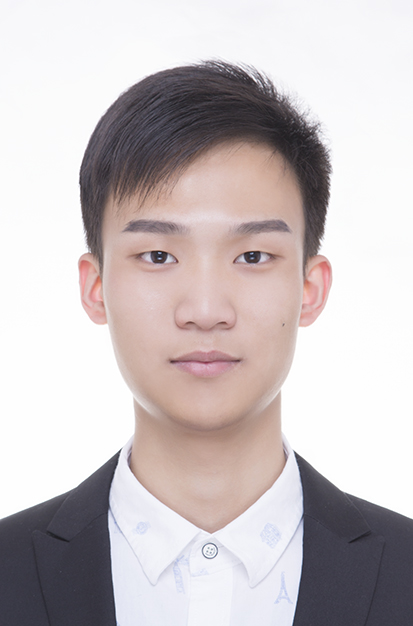
#> input picture terminal/tools/source.jpg, 413 x 626 px
$ python pixelize.py
#> lines starting #> are read from the running program, lines starting #| are printed output that depends on the picture
#!/usr/bin/env python3
"""把一张人像照片编译成像素画数据，供终端主页在前端重绘。

产出 assets/avatar.js，内含：
  luma  — 逐像素亮度（16 级，1 hex char/px），前端按主题渐变着色
  pal   — 自适应 16 色调色板
  idx   — 逐像素调色板索引（1 hex char/px）

换照片时改 SRC 和 CROP 后重跑即可。
"""
from PIL import Image, ImageEnhance, ImageFilter, ImageOps
import json, pathlib

HERE = pathlib.Path(__file__).resolve().parent.parent
SRC  = HERE / "tools" / "source.jpg"
OUT  = HERE / "assets" / "avatar.js"

NW, NH = 108, 144    # 输出网格，3:4 竖版，容得下头肩
CROP   = (0, 18, 413, 569)   # 裁剪框 left, top, right, bottom（同为 3:4）
COLORS = 16

def build():
    im = Image.open(SRC).convert("RGB").crop(CROP)
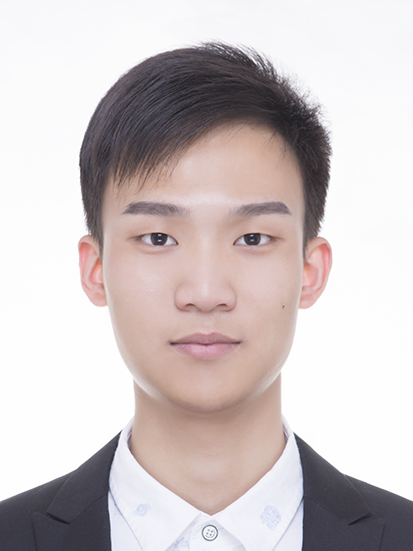
#> im: PIL image 413x551 RGB; mean R, G, B 205.6, 196.5, 196.7

    # 先在高分辨率上锐化，降采样后五官才立得住
    im = im.resize((NW * 5, NH * 5), Image.LANCZOS)
#> im: PIL image 540x720 RGB
    im = im.filter(ImageFilter.UnsharpMask(radius=5, percent=150, threshold=2))
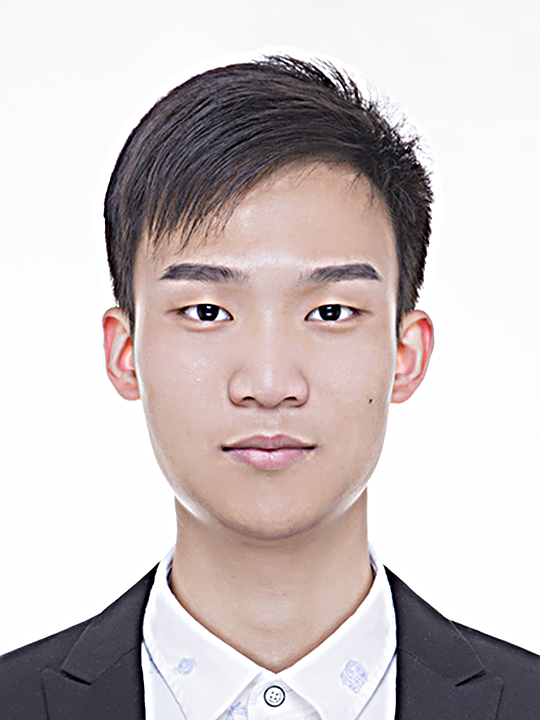
#> im: PIL image 540x720 RGB; mean R, G, B 204.5, 195.2, 195.3
    im = im.resize((NW, NH), Image.LANCZOS)
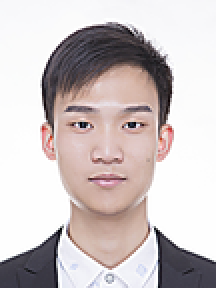
#> im: PIL image 108x144 RGB (shown 2 times larger); mean R, G, B 204.3, 195, 195

    im = ImageEnhance.Contrast(im).enhance(1.22)
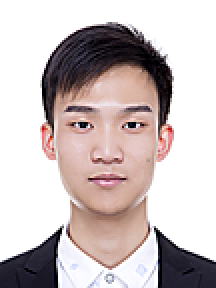
#> im: PIL image 108x144 RGB (shown 2 times larger); mean R, G, B 201.3, 190.1, 189.6
    im = ImageEnhance.Color(im).enhance(1.10)

    # --- 亮度层：拉满动态范围后量化到 16 级 ---
    g = ImageOps.autocontrast(im.convert("L"), cutoff=1)
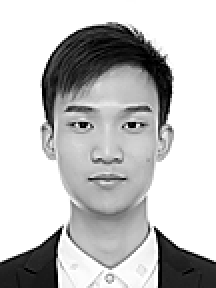
#> g: PIL image 108x144 L (shown 2 times larger); min 0, max 255, mean 193.2
    luma = "".join(f"{p * 16 // 256:x}" for p in g.tobytes())

    # --- 彩色层：自适应 16 色 ---
    q = im.quantize(colors=COLORS, method=Image.MEDIANCUT, dither=Image.FLOYDSTEINBERG)
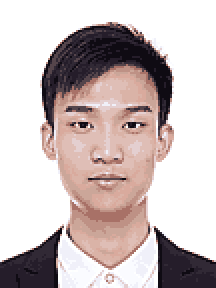
#> q: PIL image 108x144 P (shown 2 times larger); mean R, G, B 202.4, 190, 189.4
    raw = q.getpalette()[: COLORS * 3]
#> raw = 48 values, max 255 at index 0, min 11 at index 46, mean 167
    pal = ["#%02x%02x%02x" % tuple(raw[i * 3:i * 3 + 3]) for i in range(COLORS)]
#> pal = ['#ffffff', '#fffffb', '#fcffff', '#fafbff', '#f0f0f9', '#e4cfd0', '#dfbeb6', '#dab3a7', '#d9aa9d', '#cba699', '#be9185', '#a87167', '#55454b', '#312935', '#251d2a', '#0f0b13']
    idx = "".join(f"{p:x}" for p in q.tobytes())

    OUT.write_text(
        "/* generated by tools/pixelize.py — do not edit by hand */\n"
        "window.AVATAR_DATA = " + json.dumps(
            {"w": NW, "h": NH, "luma": luma, "pal": pal, "idx": idx}, separators=(",", ":")) + ";\n",
        encoding="utf-8")

    # 终端预览，确认还认得出人
    ramp = "@%#*+=-:. "
#> (the run stopped early here; a loop or call above may not have finished)
